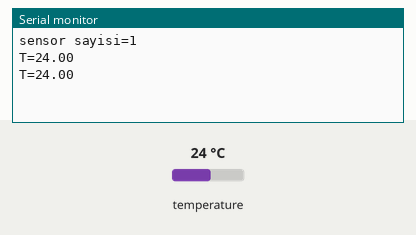
Recording of a sketch running on a simulated Arduino Uno, built with avr-gcc and run on an emulated ATmega328P. On the bench: the last lines printed to the serial monitor. The inputs (shaded band) are chosen by the test bench; at power-on: temperature 24 °C.

Above: at 2.5 s.
2.6 s: temperature set to 12 °C
At 3.6 s:
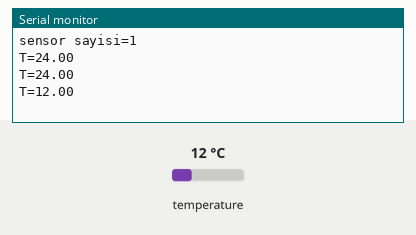
4.1 s: temperature set to 19 °C
At 5.2 s:
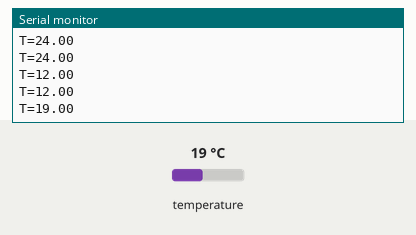
Timing chart, 0 to 7.1 s (numbered marks = the images above; inputs shaded):
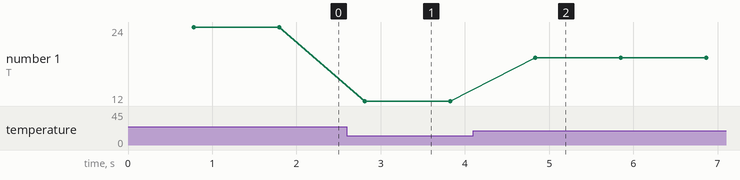

The sketch:

ds18b20_oku.ino
```cpp
// DS18B20 (1-Wire): GND -> GND, VCC -> 5V, DQ -> D2. DQ ile 5V arasına 4,7 kΩ pull-up direnci ŞART:
// hat açık-akaçtır, direnç olmadan hiç yükselmez ve sensör bulunamaz.
// requestTemperatures() dönüşümü başlatır ve bitmesini bekler (12 bit: en fazla 750 ms).
#include <OneWire.h>
#include <DallasTemperature.h>

OneWire hat(2);
DallasTemperature sensorler(&hat);

void setup() {
  Serial.begin(9600);
  sensorler.begin();               // hattı tarar (SEARCH ROM)
  Serial.print("sensor sayisi=");
  Serial.println(sensorler.getDeviceCount());
}

void loop() {
  sensorler.requestTemperatures(); // CONVERT T
  float t = sensorler.getTempCByIndex(0);
  if (t == DEVICE_DISCONNECTED_C) {
    Serial.println("sensor yok");
  } else {
    Serial.print("T=");
    Serial.println(t, 2);
  }
  delay(250);
}
```

Measured:
- after the input at 2.6 s, the serial monitor: prints a new line after 0.21 s (image 1)
- after the input at 4.1 s, the serial monitor: prints a new line after 0.74 s (image 2)
- plotted number 1: 24 → 12 after the input at 2.6 s, 12 → 19 after the input at 4.1 s
